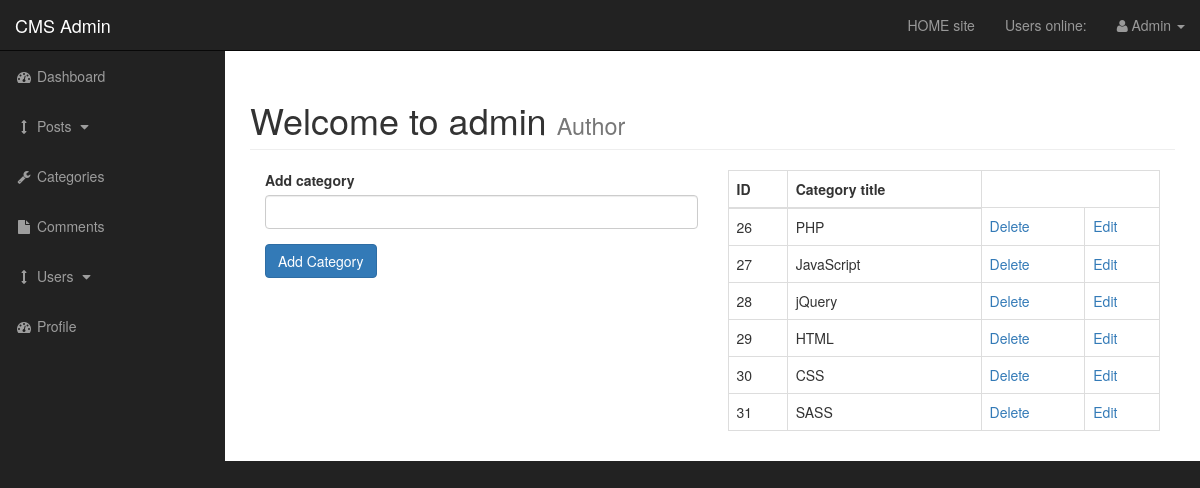
/admin/categories.php (signed in), run on the app's committed database.
### tables this page shows
CREATE TABLE `categories` (
  `cat_id` int(3) NOT NULL,
  `cat_title` varchar(255) NOT NULL
);

### admin/functions.php (the view, shortened to what this page needs)
<?php
function findAllCategories() {
    global $connection;
    $query = "SELECT * FROM categories";
    $select_categories = mysqli_query($connection, $query);
    while($row = mysqli_fetch_assoc($select_categories)) {
    $cat_id = $row['cat_id'];
    $cat_title = $row['cat_title'];
    echo "<tr>";
    echo "<td>{$cat_id}</td>";
    echo "<td>{$cat_title}</td>";
    echo "<td><a href='categories.php?delete={$cat_id}'>Delete<a/></td>";
    echo "<td><a href='categories.php?edit={$cat_id}'>Edit<a/></td>";
    echo "</tr>";
    }
}
?>

### admin/css/sb-admin.css (style rules this page uses)
body { margin-top: 100px; background-color: #222; }
@media (min-width:768px) { body { margin-top: 50px; } }

### data on the page
categories: cat_id "26", cat_title "PHP"
categories: cat_id "27", cat_title "JavaScript"
categories: cat_id "28", cat_title "jQuery"
categories: cat_id "29", cat_title "HTML"
categories: cat_id "30", cat_title "CSS"
categories: cat_id "31", cat_title "SASS"

### other printed values
$_SESSION['username'] "Admin"
